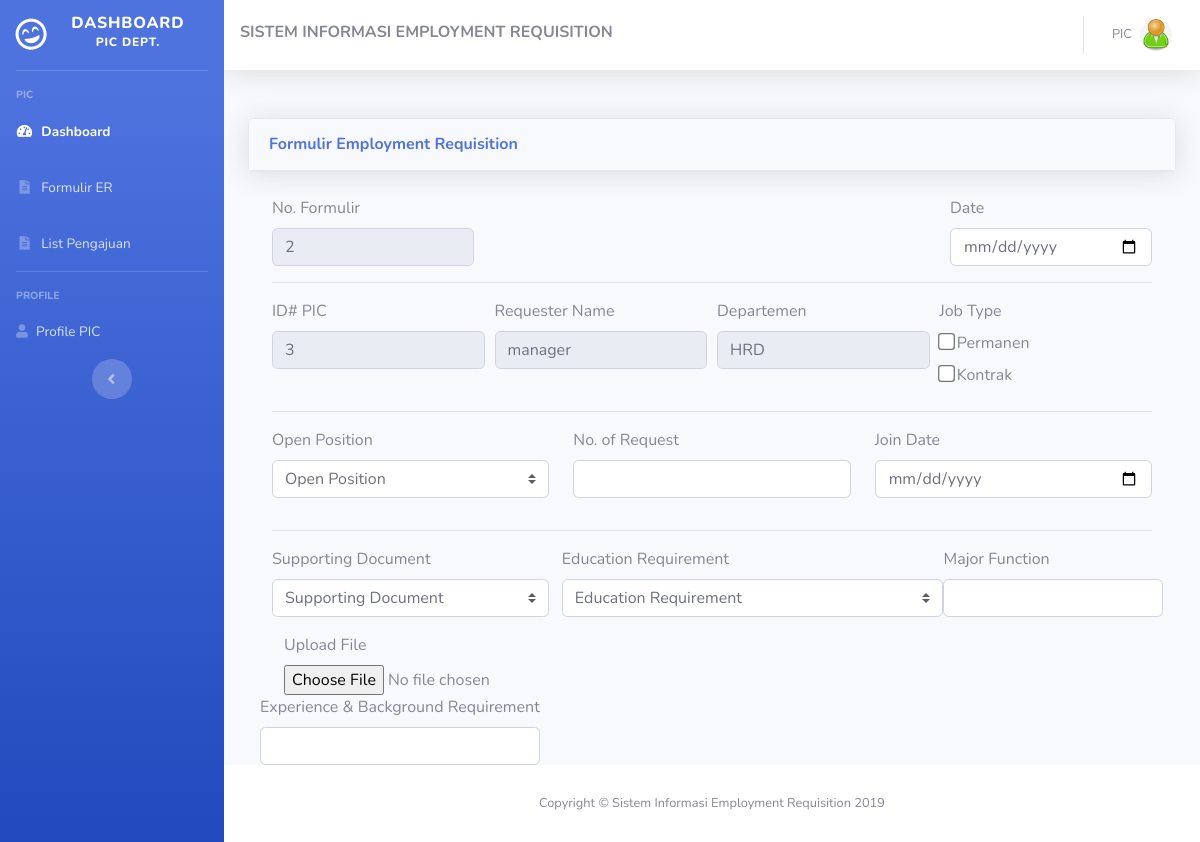
/pic/formER.php (signed in), run on the app's committed database.
### tables this page shows
CREATE TABLE `users` (
  `user_id` int(11) NOT NULL,
  `nama` varchar(100) NOT NULL,
  `username` varchar(50) NOT NULL,
  `password` varchar(256) NOT NULL,
  `departemen` int(11) NOT NULL,
  `hak_akses` enum('admin','pic','manager','') NOT NULL,
  `image` varchar(128) NOT NULL,
  `email` varchar(128) NOT NULL
);

CREATE TABLE `departemen` (
  `id_dept` int(11) NOT NULL,
  `nama_dept` varchar(50) NOT NULL,
  `cost_center` varchar(50) NOT NULL
);

### pic/formER.php (the view, shortened to what this page needs)
<?php
include "../config/conn.php";
$user_id=$_SESSION['id'];
$stm = $pdo_conn->prepare("SELECT * FROM users as u JOIN departemen as d ON u.departemen = d.id_dept  WHERE user_id=$user_id");
$stm->execute();
$data_user = $stm->fetch(PDO::FETCH_ASSOC);
$stm = $pdo_conn->prepare("SELECT max(id_formulir) as maxid FROM formulir");
$stm->execute();
$data_max = $stm->fetch(PDO::FETCH_ASSOC);
$idx= $data_max['maxid'] + 1;
?>
<!DOCTYPE html>
<html lang="en">
<head>
  <link href="../assets/vendor/fontawesome-free/css/all.min.css" rel="stylesheet" type="text/css">
  <link href="../assets/css/sb-admin-2.min.css" rel="stylesheet">
</head>
<body id="page-top">
<div id="wrapper">
      <?php
      include "../components/sidebar-pic.php";
      ?>
<div id="content-wrapper" class="d-flex flex-column">
<div id="content">
      <?php
      include "../components/navbar-pic.php";
      ?>
<div class="container-fluid">
<form class="form-horizontal-sm">
  <div class="card shadow mb-4">
    <div class="card-header py-3">
      <h6 class="m-0 font-weight-bold text-primary">Formulir Employment Requisition</h6>
    </div>
  </div>
  <div class="container">
    <div class="row justify-content-between">
      <div class="col-3">
        <div class="form">
          <label>No. Formulir</label>
          <input type="number" readonly="" name="id_formulir" value="<?= $idx;?>" class="form-control" required>
        </div>
      </div>
      <div class="col-3">
        <label>Date</label>
        <input type="date" name="date" class="form-control" required>
      </div>
    </div>
<hr>
  <div class="form-row">
      <div class="col-3">
        <div class="form">
          <label>ID# PIC</label>
          <input readonly=""  value="<?= $data_user['user_id']; ?>" type="text" name="id_karyawan" class="form-control">
        </div>
      </div>
      <div class="col-3">
        <label>Requester Name</label>
        <input type="text" readonly="" value="<?= $data_user['nama']; ?>" name="id_karyawan" class="form-control" required>
      </div>
      <div class="col-3">
        <label>Departemen</label>
        <input type="text"  readonly="" value="<?= $data_user['nama_dept']; ?>"  class="form-control">
      </div>
      <div class="col-3">
        <label>Job Type</label>
        <div class="custom-control " style="padding-left: 0px;">
        <input type="checkbox" name="job_type" value="permanen" class="" style="transform: scale(1.3);" >
        <label class=" ">Permanen</label></br>
        <input type="checkbox" name="job_type" value="kontrak" class=" " style="transform: scale(1.3);" >
        <label class=" " >Kontrak</label>
      </div>
      </div>
    </div>
<hr>
  <div class="row">
      <div class="col-4">
        <div class="form-group">
          <label>Open Position</label>
            <select class="custom-select">
              <option selected>Open Position</option>
            </select>
        </div>
      </div>
      <div class="col-4">
        <div class="form">
          <label>No. of Request</label>
            <input type="number" name="id_karyawan" class="form-control" required>
        </div>
      </div>
      <div class="col-4">
        <div class="form">
          <label>Join Date</label>
            <input type="date" name="id_karyawan" class="form-control" required>
        </div>
      </div>
  </div>
<hr>
  <div class="row">
      <div class="col-4">
        <div class="form-group">
          <label>Supporting Document</label>
         <select class="custom-select">
              <option selected>Supporting Document</option>
            </select>
      </div>
      <div class="col">
          <label>Upload File</label>
          <input type="file" name="upload_file" placeholder="Upload File" class="" required>
      </div>
  </div>
  <div class="row">
    <div class="col">
      <div class="form-group">
        <label>Education Requirement</label>
          <select class="custom-select">
            <option selected>Education Requirement</option>
          </select>
      </div>
    </div>
  </div>
  <div class="row">
    <div class="col">
      <div class="form">
        <label>Major Function</label>
        <input type="text-area" name="id_karyawan" class="form-control" required>
      </div>
    </div>
  </div>
    <div class="row">
      <div class="col">
        <div class="form">
          <label>Experience & Background Requirement</label>
          <input type="text" name="id_karyawan" class="form-control">
        </div>
      </div>
    </div>
    </div>
         </div>
      </form>
  </div>
  <footer class="sticky-footer bg-white">
    <div class="container my-auto">
      <div class="copyright text-center my-auto">
        <span>Copyright &copy; Sistem Informasi Employment Requisition 2019</span>
      </div>
    </div>
  </footer>
  </div>
  </div>
</body>
</html>

### data on the page
users: id_karyawan "3", id_karyawan "manager", departemen.nama_dept "HRD"
